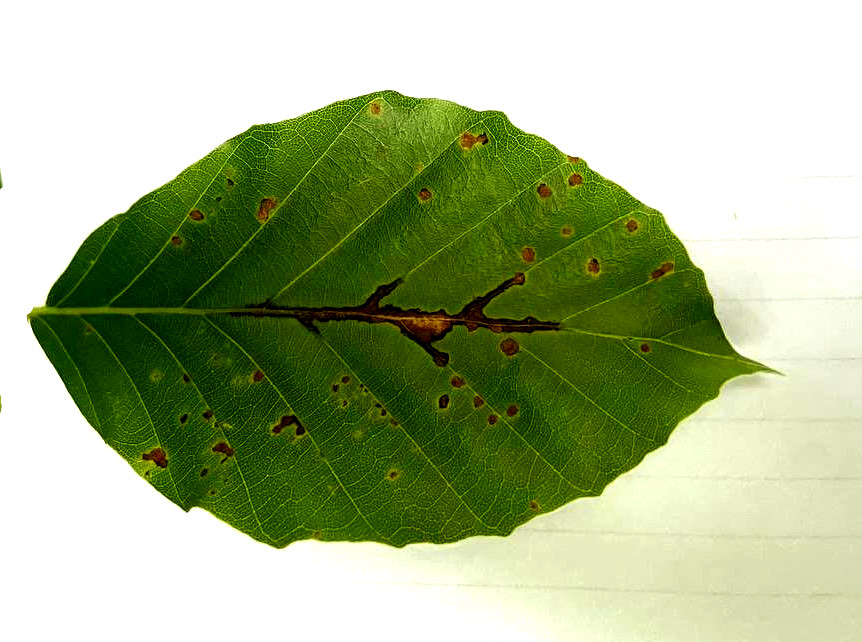
#> input picture images/leaf_ideal.jpeg, 862 x 642 px, given in place of leaf_ideal.png, which was not available
$ python edge_detection.py
#> lines starting #> are read from the running program, lines starting #| are printed output that depends on the picture
#!/usr/bin/env python3
# -*- coding: utf-8 -*-
"""
Created on Tue Jun  8 12:14:03 2021

@author: anna
"""
import os

import cv2
import matplotlib.pyplot as plt
import numpy as np
import random

"""
filter tests on one image for developement using openCV
"""
os.getcwd()
os.chdir("/home/rio/Dokumente/Uni/Master/Module/Fieldecology/leaf_herbivory")

pathtest = "images/leaf_ideal.png"
img = cv2.imread(pathtest)
#> img is the input picture: shape (642, 862, 3); mean B, G, R 140.9, 180.9, 167
plt.imshow(img)

img_gray = cv2.cvtColor(img, cv2.COLOR_BGR2GRAY)
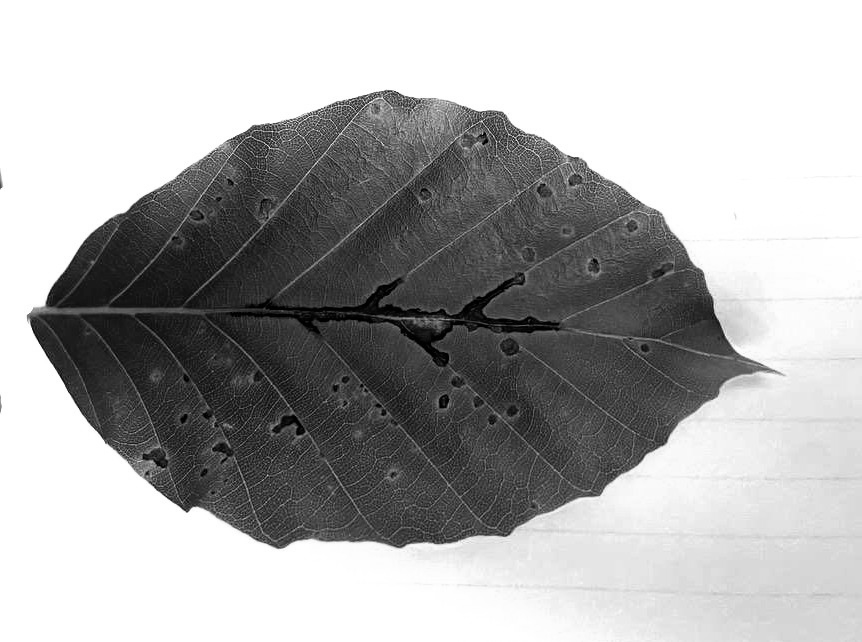
#> img_gray: shape (642, 862); min 0, max 255, mean 172.2
plt.imshow(img_gray, "Greys")
#src_gray = cv2.blur(img_gray, (3,3))
#plt.imshow(src_gray, "Greys")

#detect edge using canny
threshold = 150
#> (the run stopped early here; a loop or call above may not have finished)

$ run again, with images/leaf.jpeg copied over images/leaf_ideal.jpeg
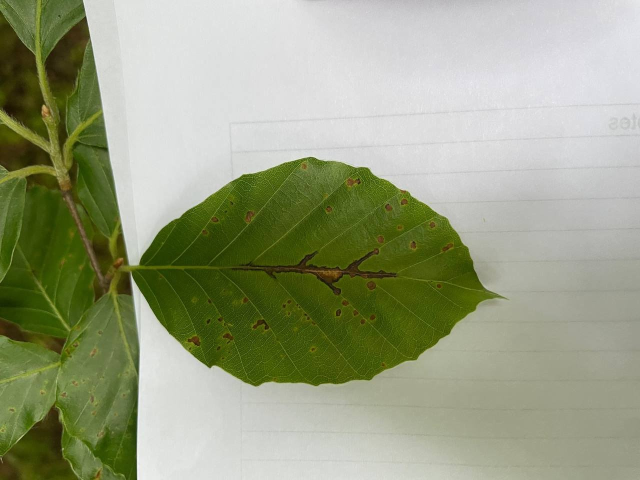
#> input picture images/leaf.jpeg, 1280 x 960 px, given in place of leaf_ideal.png, which was not available (shown at 1/2 size)
#> img is the input picture: shape (960, 1280, 3); mean B, G, R 130.5, 159.6, 153.2
#> `img_gray = cv2.cvtColor(img, cv2.COLOR_BGR2GRAY)`:
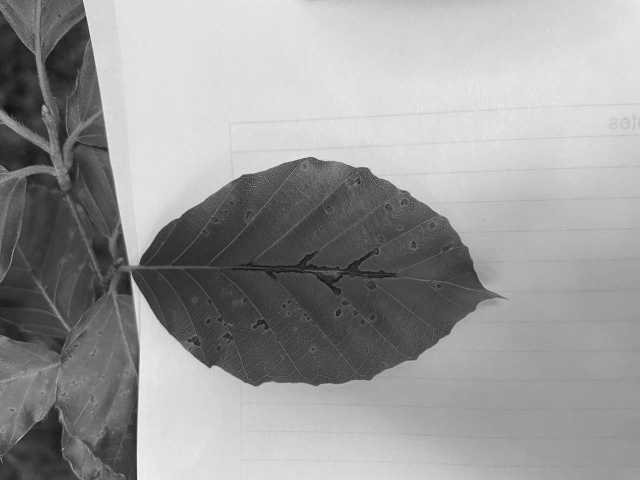
#> img_gray: shape (960, 1280) (shown at 1/2 size); min 10, max 252, mean 154.3
